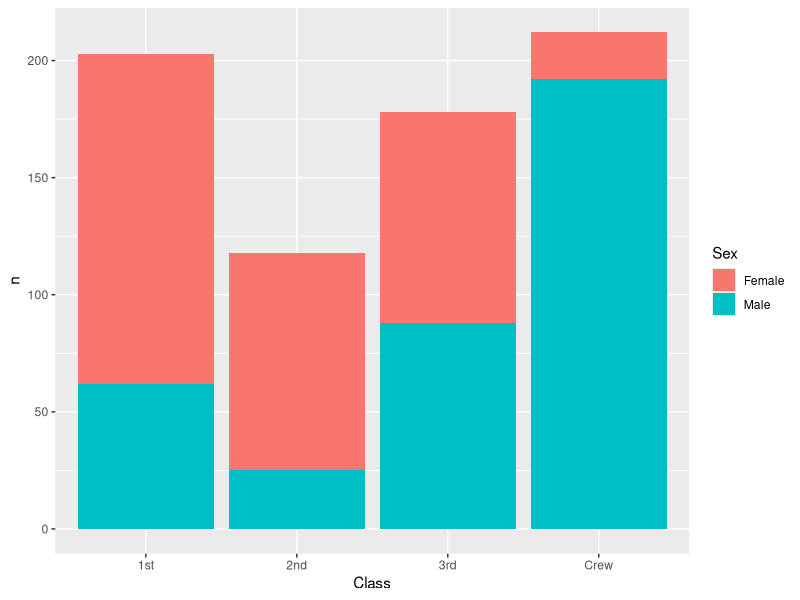
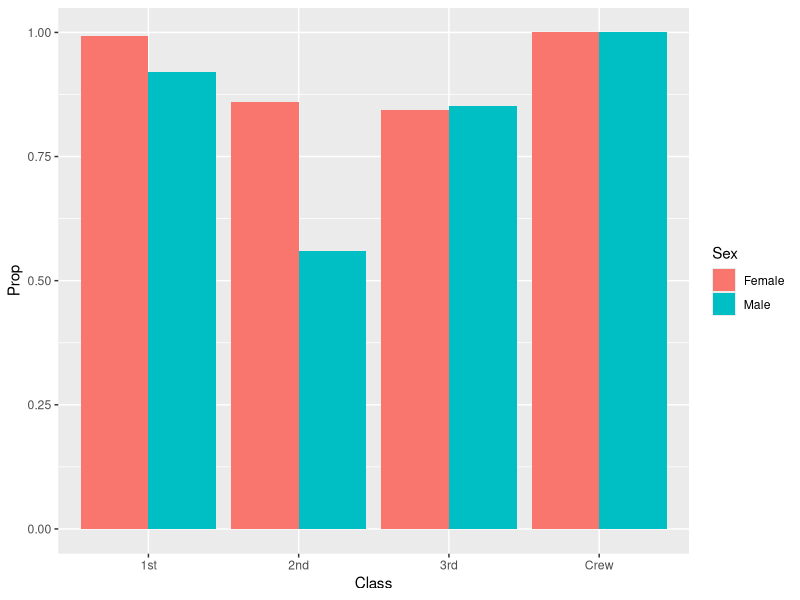
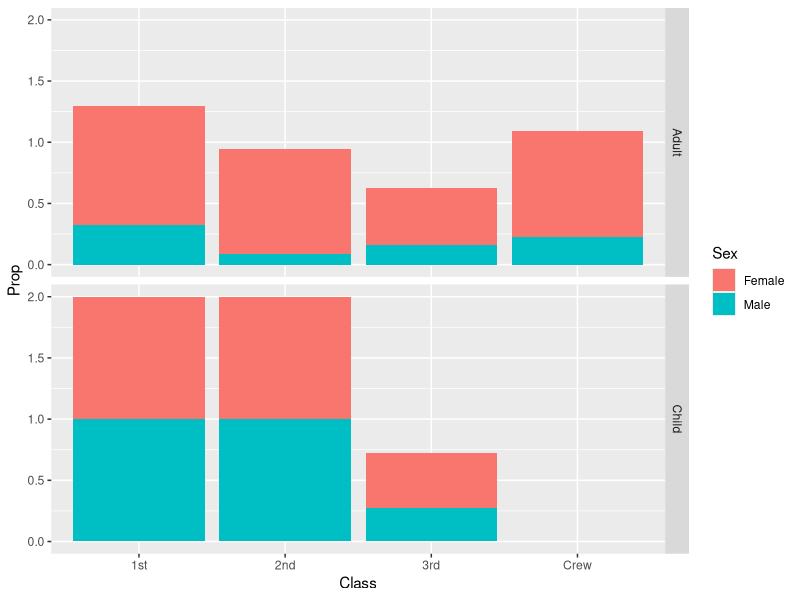

Generate these figures, in order, with R:
## ---- chunk 1
library(tidyverse)

df_titanic <- as_tibble(Titanic)
## ---- chunk 2
glimpse(df_titanic)
## ---- chunk 3
## NOTE: No need to edit! We'll cover how to
## do this calculation in a later exercise.
df_titanic %>% summarize(total = sum(n))
## ---- chunk 4
## TASK: Visualize counts against `Class` and `Sex`
survivors <- df_titanic %>% filter(Survived == "Yes")
ggplot(survivors, aes(fill = Sex, x = Class, y = n)) +
  geom_col(position = "Stack")
## ---- chunk 5
## NOTE: No need to edit! We'll cover how to
## do this calculation in a later exercise.
df_prop <-
  df_titanic %>%
  group_by(Class, Sex, Age) %>%
  mutate(
    Total = sum(n),
    Prop = n / Total
  ) %>%
  ungroup()
df_prop
## ---- chunk 6
survivors <- df_titanic %>% 
  filter(Survived == "Yes") %>% 
  group_by(Sex, Class)  %>% 
    mutate(
    Total = sum(n),
    Prop = n / Total
  )

ggplot(survivors, aes(fill = Sex, x = Class, y = Prop)) +
  geom_col(position = "Dodge")
## ---- chunk 7
survivors <- df_prop %>% filter(Survived == "Yes")
ggplot(survivors, aes(fill = Sex, x = Class, y = Prop)) +
  geom_col(position = "Stack") +
  facet_grid(Age ~ .)
